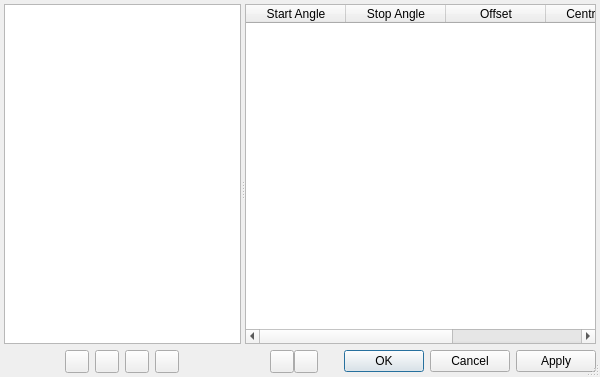
<?xml version="1.0" encoding="UTF-8"?>
<ui version="4.0">
 <class>DarkAnglesDlg</class>
 <widget class="QDialog" name="DarkAnglesDlg">
  <property name="geometry">
   <rect>
    <x>0</x>
    <y>0</y>
    <width>600</width>
    <height>377</height>
   </rect>
  </property>
  <property name="windowTitle">
   <string>Dark Angles</string>
  </property>
  <property name="sizeGripEnabled">
   <bool>true</bool>
  </property>
  <layout class="QGridLayout" name="gridLayout_4">
   <property name="margin">
    <number>4</number>
   </property>
   <property name="spacing">
    <number>2</number>
   </property>
   <item row="0" column="0">
    <widget class="QSplitter" name="splitter">
     <property name="sizePolicy">
      <sizepolicy hsizetype="Expanding" vsizetype="Preferred">
       <horstretch>0</horstretch>
       <verstretch>0</verstretch>
      </sizepolicy>
     </property>
     <property name="orientation">
      <enum>Qt::Horizontal</enum>
     </property>
     <widget class="QWidget" name="">
      <layout class="QGridLayout" name="gridLayout">
       <item row="0" column="0" colspan="6">
        <widget class="QListWidget" name="listSeq">
         <property name="sizePolicy">
          <sizepolicy hsizetype="Expanding" vsizetype="Expanding">
           <horstretch>0</horstretch>
           <verstretch>0</verstretch>
          </sizepolicy>
         </property>
         <property name="dragDropMode">
          <enum>QAbstractItemView::InternalMove</enum>
         </property>
         <property name="alternatingRowColors">
          <bool>true</bool>
         </property>
         <property name="selectionRectVisible">
          <bool>false</bool>
         </property>
        </widget>
       </item>
       <item row="1" column="0">
        <spacer name="horizontalSpacer">
         <property name="orientation">
          <enum>Qt::Horizontal</enum>
         </property>
         <property name="sizeHint" stdset="0">
          <size>
           <width>40</width>
           <height>20</height>
          </size>
         </property>
        </spacer>
       </item>
       <item row="1" column="1">
        <widget class="QToolButton" name="btnAdd">
         <property name="toolTip">
          <string>Add Current Angles</string>
         </property>
         <property name="text">
          <string/>
         </property>
        </widget>
       </item>
       <item row="1" column="2">
        <widget class="QToolButton" name="btnDel">
         <property name="toolTip">
          <string>Remove Angles</string>
         </property>
         <property name="text">
          <string/>
         </property>
        </widget>
       </item>
       <item row="1" column="3">
        <widget class="QToolButton" name="btnSave">
         <property name="toolTip">
          <string>Save Angles...</string>
         </property>
         <property name="text">
          <string/>
         </property>
        </widget>
       </item>
       <item row="1" column="4">
        <widget class="QToolButton" name="btnLoad">
         <property name="toolTip">
          <string>Load Angles...</string>
         </property>
         <property name="text">
          <string/>
         </property>
        </widget>
       </item>
       <item row="1" column="5">
        <spacer name="horizontalSpacer_2">
         <property name="orientation">
          <enum>Qt::Horizontal</enum>
         </property>
         <property name="sizeHint" stdset="0">
          <size>
           <width>40</width>
           <height>20</height>
          </size>
         </property>
        </spacer>
       </item>
      </layout>
     </widget>
     <widget class="QWidget" name="">
      <layout class="QGridLayout" name="gridLayout_3" columnstretch="0">
       <item row="0" column="0">
        <widget class="QTableWidget" name="tableAngles">
         <property name="sizePolicy">
          <sizepolicy hsizetype="Expanding" vsizetype="Expanding">
           <horstretch>0</horstretch>
           <verstretch>0</verstretch>
          </sizepolicy>
         </property>
         <column>
          <property name="text">
           <string>Start Angle</string>
          </property>
         </column>
         <column>
          <property name="text">
           <string>Stop Angle</string>
          </property>
         </column>
         <column>
          <property name="text">
           <string>Offset</string>
          </property>
         </column>
         <column>
          <property name="text">
           <string>Centred on</string>
          </property>
         </column>
         <column>
          <property name="text">
           <string>Relative to</string>
          </property>
         </column>
        </widget>
       </item>
       <item row="1" column="0">
        <widget class="QFrame" name="frame">
         <property name="sizePolicy">
          <sizepolicy hsizetype="Preferred" vsizetype="Preferred">
           <horstretch>2</horstretch>
           <verstretch>0</verstretch>
          </sizepolicy>
         </property>
         <property name="frameShape">
          <enum>QFrame::NoFrame</enum>
         </property>
         <property name="frameShadow">
          <enum>QFrame::Plain</enum>
         </property>
         <property name="lineWidth">
          <number>0</number>
         </property>
         <layout class="QGridLayout" name="gridLayout_2">
          <property name="margin">
           <number>0</number>
          </property>
          <property name="spacing">
           <number>0</number>
          </property>
          <item row="0" column="0">
           <spacer name="horizontalSpacer_3">
            <property name="orientation">
             <enum>Qt::Horizontal</enum>
            </property>
            <property name="sizeHint" stdset="0">
             <size>
              <width>40</width>
              <height>20</height>
             </size>
            </property>
           </spacer>
          </item>
          <item row="0" column="1">
           <widget class="QToolButton" name="btnAddAngle">
            <property name="toolTip">
             <string>Add Dark Angle</string>
            </property>
            <property name="text">
             <string/>
            </property>
           </widget>
          </item>
          <item row="0" column="2">
           <widget class="QToolButton" name="btnDelAngle">
            <property name="toolTip">
             <string>Remove Dark Angle</string>
            </property>
            <property name="text">
             <string/>
            </property>
           </widget>
          </item>
          <item row="0" column="4">
           <widget class="QDialogButtonBox" name="buttonBox">
            <property name="sizePolicy">
             <sizepolicy hsizetype="Fixed" vsizetype="Fixed">
              <horstretch>0</horstretch>
              <verstretch>0</verstretch>
             </sizepolicy>
            </property>
            <property name="orientation">
             <enum>Qt::Horizontal</enum>
            </property>
            <property name="standardButtons">
             <set>QDialogButtonBox::Apply|QDialogButtonBox::Cancel|QDialogButtonBox::Ok</set>
            </property>
           </widget>
          </item>
          <item row="0" column="3">
           <spacer name="horizontalSpacer_4">
            <property name="orientation">
             <enum>Qt::Horizontal</enum>
            </property>
            <property name="sizeHint" stdset="0">
             <size>
              <width>40</width>
              <height>20</height>
             </size>
            </property>
           </spacer>
          </item>
         </layout>
        </widget>
       </item>
      </layout>
     </widget>
    </widget>
   </item>
  </layout>
 </widget>
 <tabstops>
  <tabstop>tableAngles</tabstop>
  <tabstop>btnAddAngle</tabstop>
  <tabstop>btnDelAngle</tabstop>
  <tabstop>buttonBox</tabstop>
  <tabstop>listSeq</tabstop>
  <tabstop>btnAdd</tabstop>
  <tabstop>btnDel</tabstop>
  <tabstop>btnSave</tabstop>
  <tabstop>btnLoad</tabstop>
 </tabstops>
 <resources/>
 <connections>
  <connection>
   <sender>buttonBox</sender>
   <signal>accepted()</signal>
   <receiver>DarkAnglesDlg</receiver>
   <slot>accept()</slot>
   <hints>
    <hint type="sourcelabel">
     <x>248</x>
     <y>254</y>
    </hint>
    <hint type="destinationlabel">
     <x>157</x>
     <y>274</y>
    </hint>
   </hints>
  </connection>
  <connection>
   <sender>buttonBox</sender>
   <signal>rejected()</signal>
   <receiver>DarkAnglesDlg</receiver>
   <slot>reject()</slot>
   <hints>
    <hint type="sourcelabel">
     <x>316</x>
     <y>260</y>
    </hint>
    <hint type="destinationlabel">
     <x>286</x>
     <y>274</y>
    </hint>
   </hints>
  </connection>
 </connections>
</ui>
